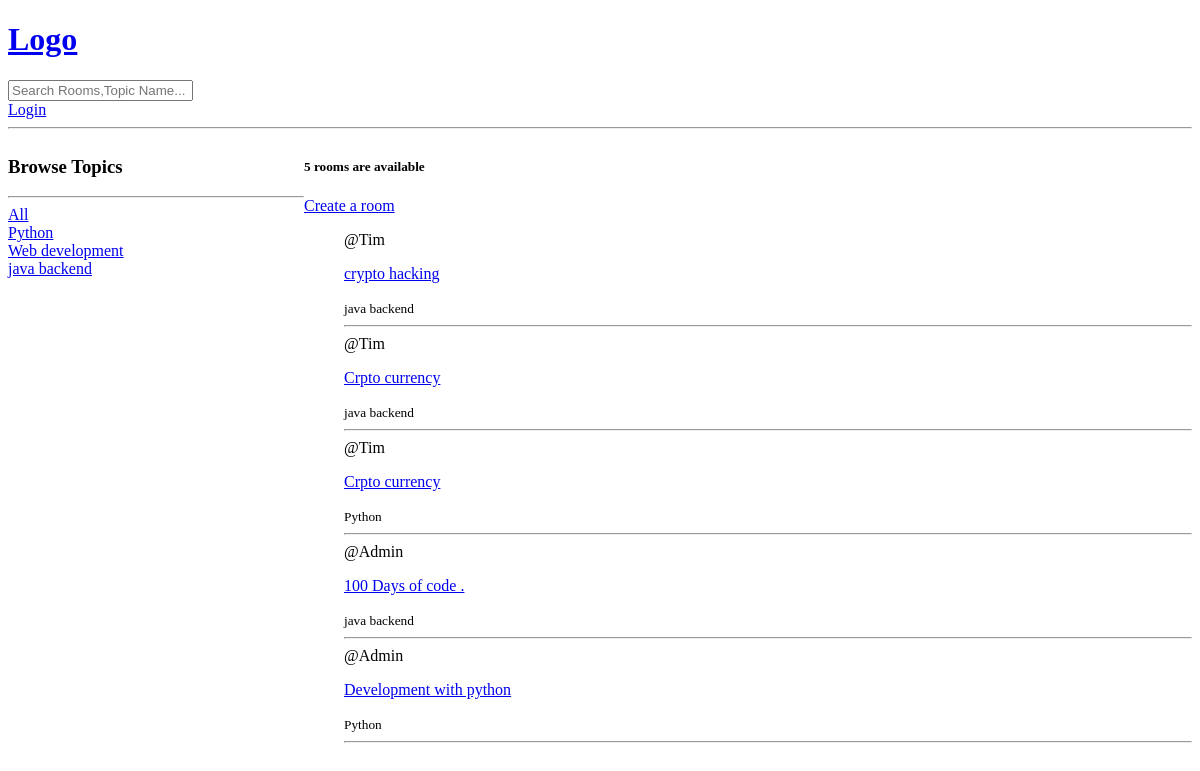
Page /base/ on the earlier database version.
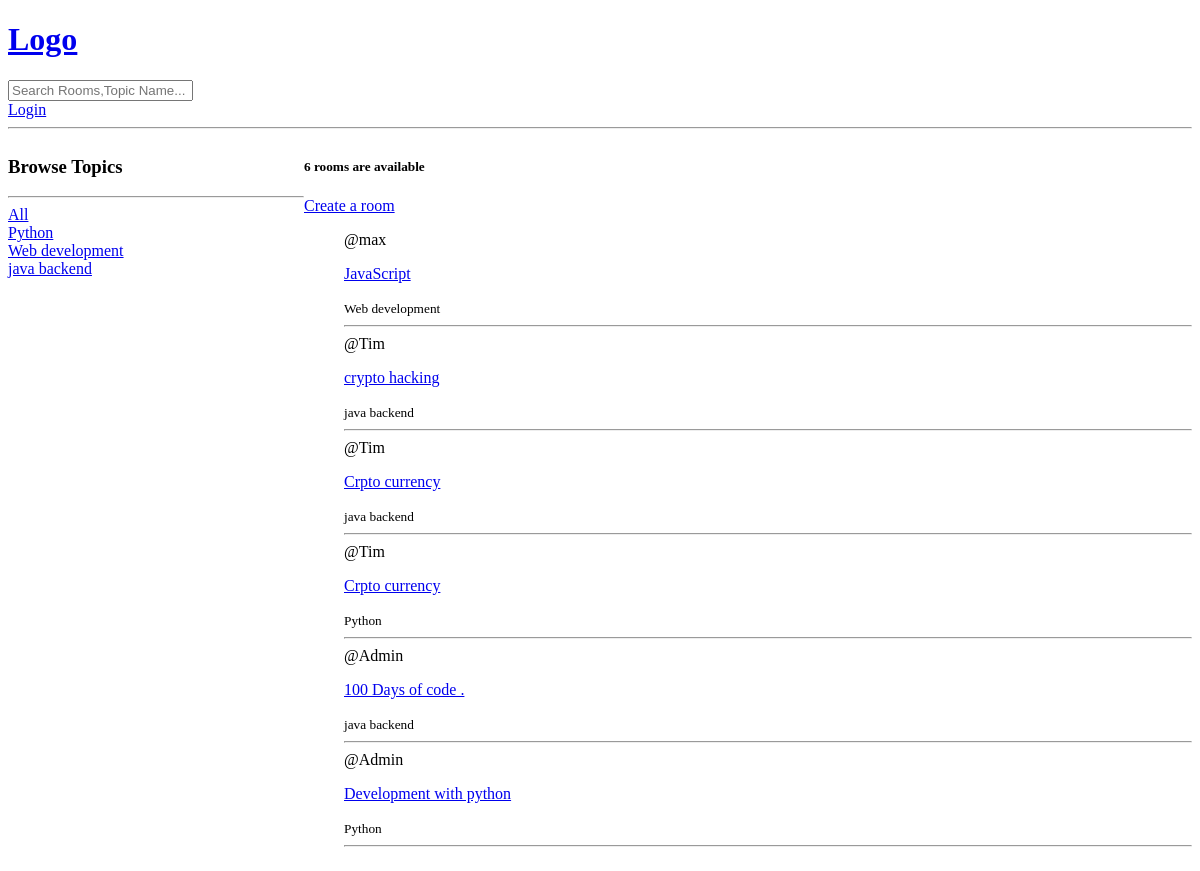
Same page on the later database version.
### base/models.py (models this page shows, shortened)
class Topic(models.Model):
    name = models.CharField(max_length=250)
    slug = models.SlugField(max_length=250,unique=True)
    class Meta:
        ordering = ['name']

class Room(models.Model):
    host = models.ForeignKey(User,on_delete=models.SET_NULL,null=True)
    topic = models.ForeignKey(Topic,on_delete=models.SET_NULL,null=True)
    name = models.CharField(max_length=250)
    desc = models.TextField(null=True,blank=True)
    updated = models.DateTimeField(auto_now=True)
    created = models.DateTimeField(auto_now_add=True)
    class Meta:
        ordering = ['-updated','-created']

### base/views.py (the view)
# urls.py: path('',views.home,name='home'),
def home(request):
    q = request.GET.get('q') if request.GET.get('q') != None else ''
    room = Room.objects.filter(
        Q(topic__name__icontains=q)|
        Q(name__icontains=q)|
        Q(desc__icontains=q) |
        Q(host__username__icontains=q)
        )
    room_count = room.count() # room count
    topic = Topic.objects.all()
    context = {'room':room,'topic':topic,'room_count':room_count}
    return render(request,'base/home.html',context)

### base/templates/base/home.html (shortened to what this page needs)
{% extends "main.html" %}
{% block content %}
    <div class="home-container">
      <div>
        <h3>Browse Topics</h3>
        <hr>
          <div>
              <a href="{% url 'base:home' %}">All</a>
          </div>
        {% for data in topic %}
           <div>
              <a href="{% url 'base:home' %}?q={{data.name}}">{{data.name}}</a>
           </div>
        {% endfor %}
      </div>
      <div>
          <h5>{{room_count}} rooms are available</h5>
          <a href="{% url "base:create-room" %}">Create a room</a>
          <div>
            <ul>
              {% for data in room %}
                <span>@{{data.host.username}}</span>
                <p><a href="{% url "base:room" data.id %}">{{data.name}}</a></p>
                <small>{{data.topic.name}}</small>
                <hr>
              {% endfor %}
            </ul>
          </div>
      </div>
    </div>
{% endblock content %}

Differences in the rows shown:
added Room: host.username "max", name "JavaScript", topic.name "Web development"
Other differences:
{{ room_count }}: "5" → "6"
